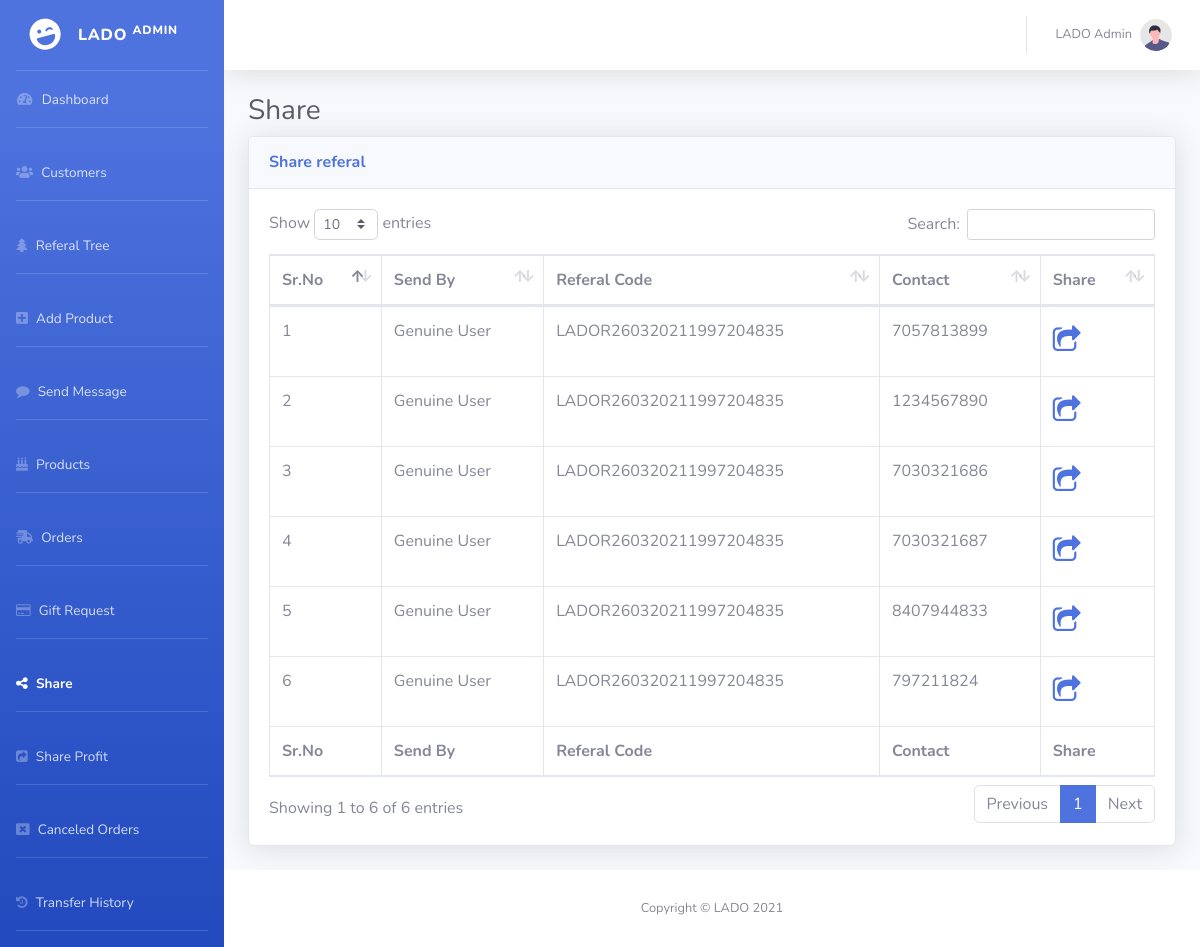
Page /admin/share.php (signed in) on the committed database.
### tables this page shows
CREATE TABLE `share_tbl` (
  `id` int(11) NOT NULL,
  `username` varchar(50) NOT NULL,
  `ref_code` varchar(50) NOT NULL,
  `contacts` varchar(300) NOT NULL
);

### admin/share.php (the view, shortened to what this page needs)
<?php include '../common/connect.php'; ?>
<!DOCTYPE html>
<html lang="en">
<head>
    <link href="vendor/fontawesome-free/css/all.min.css" rel="stylesheet" type="text/css">
    <link href="css/sb-admin-2.min.css" rel="stylesheet">
    <link rel="stylesheet" type="text/css" href="../assets/icon/font-awesome/css/font-awesome.min.css">
    <link href="vendor/datatables/dataTables.bootstrap4.min.css" rel="stylesheet">
</head>
<body id="page-top">
    <div id="wrapper">
        <?php include 'common/sidebar.php'; ?>
        <div id="content-wrapper" class="d-flex flex-column">
            <div id="content">
                <?php include 'common/nav.php'; ?>
                <div class="container-fluid">
                    <h1 class="h3 mb-2 text-gray-800">Share</h1>
                    <div class="card shadow mb-4">
                        <div class="card-header py-3">
                            <h6 class="m-0 font-weight-bold text-primary">Share referal</h6>
                        </div>
                        <div class="card-body">
                            <div class="table-responsive">
                                <table class="table table-bordered" id="dataTable" width="100%" cellspacing="0">
                                    <thead>
                                        <tr>
                                        <th>Sr.No</th>
                                        <th>Send By</th>
                                        <th> Referal Code</th>
                                        <th> Contact</th>
                                        <th>Share</th>
                                        </tr>
                                    </thead>
                                    <tfoot>
                                        <tr>
                                        <th>Sr.No</th>
                                        <th>Send By</th>
                                        <th> Referal Code</th>
                                        <th> Contact</th>
                                        <th>Share</th>
                                        </tr>
                                    </tfoot>
                                    <tbody>
                                    <?php
                        $query = "SELECT * FROM `share_tbl` ORDER BY id DESC";
                        $data = mysqli_query($conn , $query);
                        $counter = 1;
                        while($row = mysqli_fetch_assoc($data)){
                          $username = $row['username'];
                          $ref_code = $row['ref_code'];
                          $contact = $row['contacts'];
                          ?>
                                        <tr>
                                        <td><?php echo $counter; ?></td>
                                        <td><?php echo $username; ?></td>
                                        <td><?php echo $ref_code; ?></td>
                                        <td><?php echo $contact; ?></td>
                                        <td>
                                        <a target="_blank" href="https://api.whatsapp.com/send?phone=91<?php echo $contact; ?>&text=Join me on LADO.Use referal code <?php echo $ref_code; ?>" style="font-size:30px;"><i class="fa fa-share-square-o" aria-hidden="true"></i></a>
                                        </td>
                                        </tr>
                                        <?php
                                        $counter++;
                        }
                  ?>
                                    </tbody>
                                </table>
                            </div>
                        </div>
                    </div>
                </div>
            </div>
            <?php include 'common/footer.php'; ?>
        </div>
    </div>
</body>
</html>

### rows in the picture
share_tbl: username "Genuine User", ref_code "LADOR260320211997204835", contacts "7057813899"
share_tbl: username "Genuine User", ref_code "LADOR260320211997204835", contacts "1234567890"
share_tbl: username "Genuine User", ref_code "LADOR260320211997204835", contacts "7030321686"
share_tbl: username "Genuine User", ref_code "LADOR260320211997204835", contacts "7030321687"
share_tbl: username "Genuine User", ref_code "LADOR260320211997204835", contacts "8407944833"
share_tbl: username "Genuine User", ref_code "LADOR260320211997204835", contacts "797211824"
